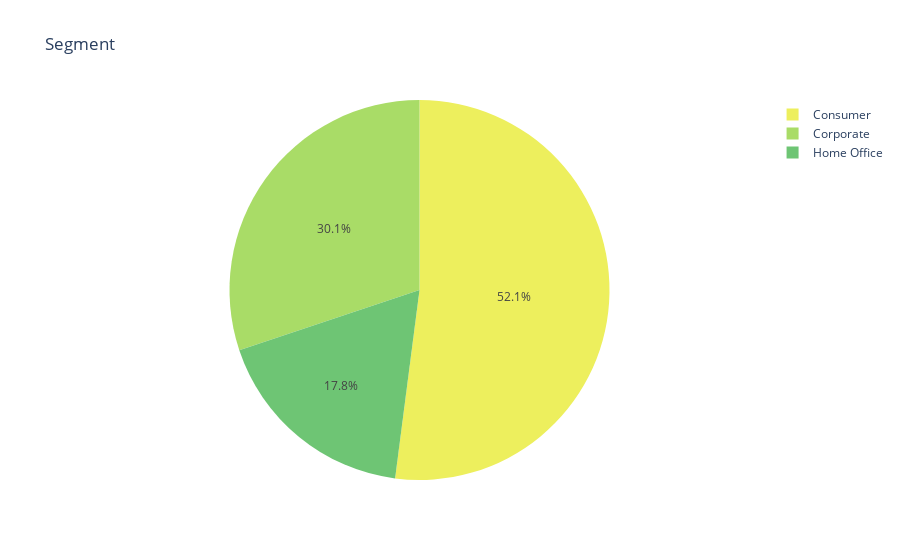

Source (notebook cell):
### Code cell
fig = px.pie(df, names='Segment', title='Segment', values=np.ones(df.shape[0]),
             color_discrete_sequence=px.colors.sequential.Aggrnyl_r)
fig.show()

### Figure 1 — Plotly figure (JSON) as saved in the notebook; plotly's stock layout.template omitted (floating-point values rounded to 4 significant figures; data arrays with more than 128 entries replaced by an {"elided": "..."} marker saying what was removed)
{"data": [{"domain": {"x": [0, 1], "y": [0, 1]}, "hovertemplate": "Segment=%{label}<br>value=%{value}<extra></extra>", "labels": {"elided": "9800 str values"}, "legendgroup": "", "name": "", "showlegend": true, "type": "pie", "values": {"elided": "9800 int values"}}], "layout": {"legend": {"tracegroupgap": 0}, "piecolorway": ["rgb(237, 239, 93)", "rgb(169, 220, 103)", "rgb(110, 197, 116)", "rgb(57, 171, 126)", "rgb(13, 143, 129)", "rgb(15, 114, 121)", "rgb(36, 86, 104)"], "title": {"text": "Segment"}}}
